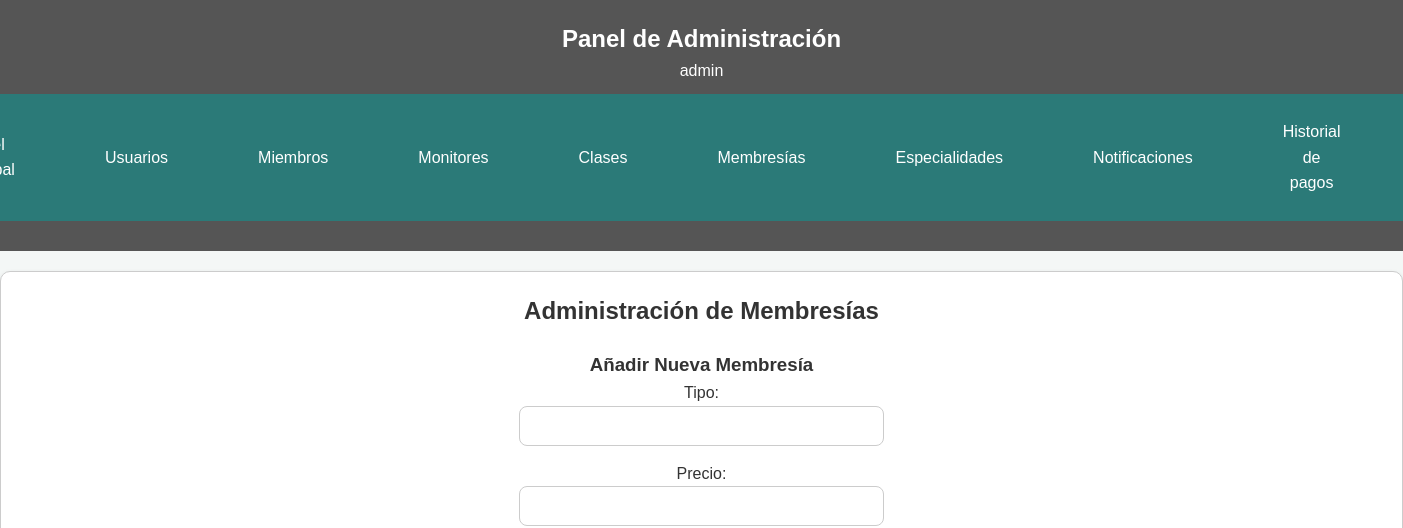
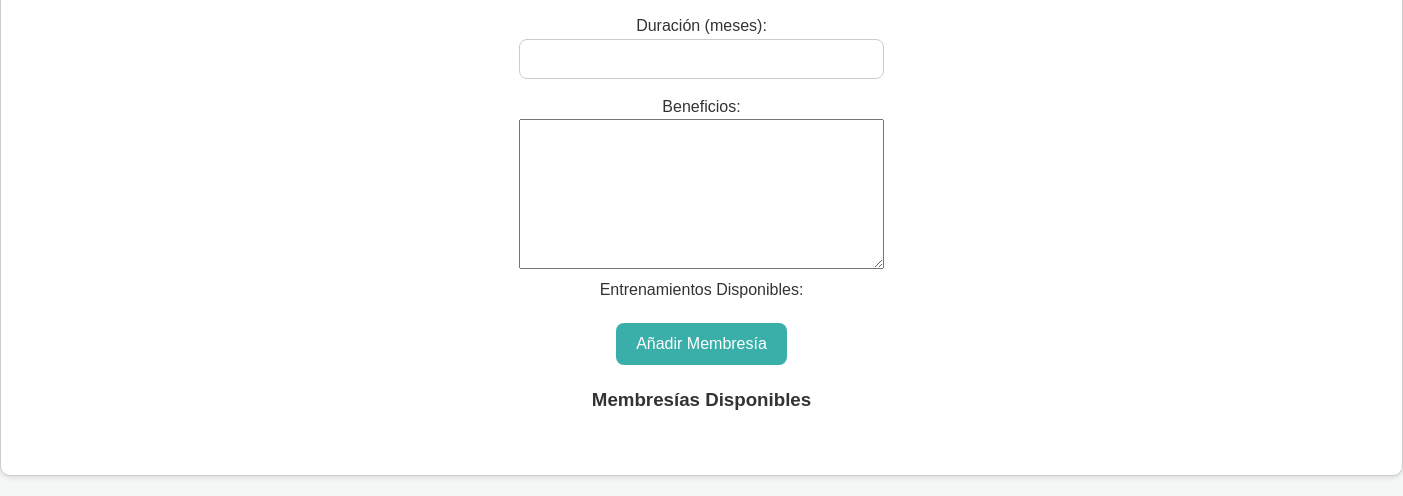
Before: /src/membresias/crear_membresia.php (signed in) with the older database file (2 pictures, top to bottom).
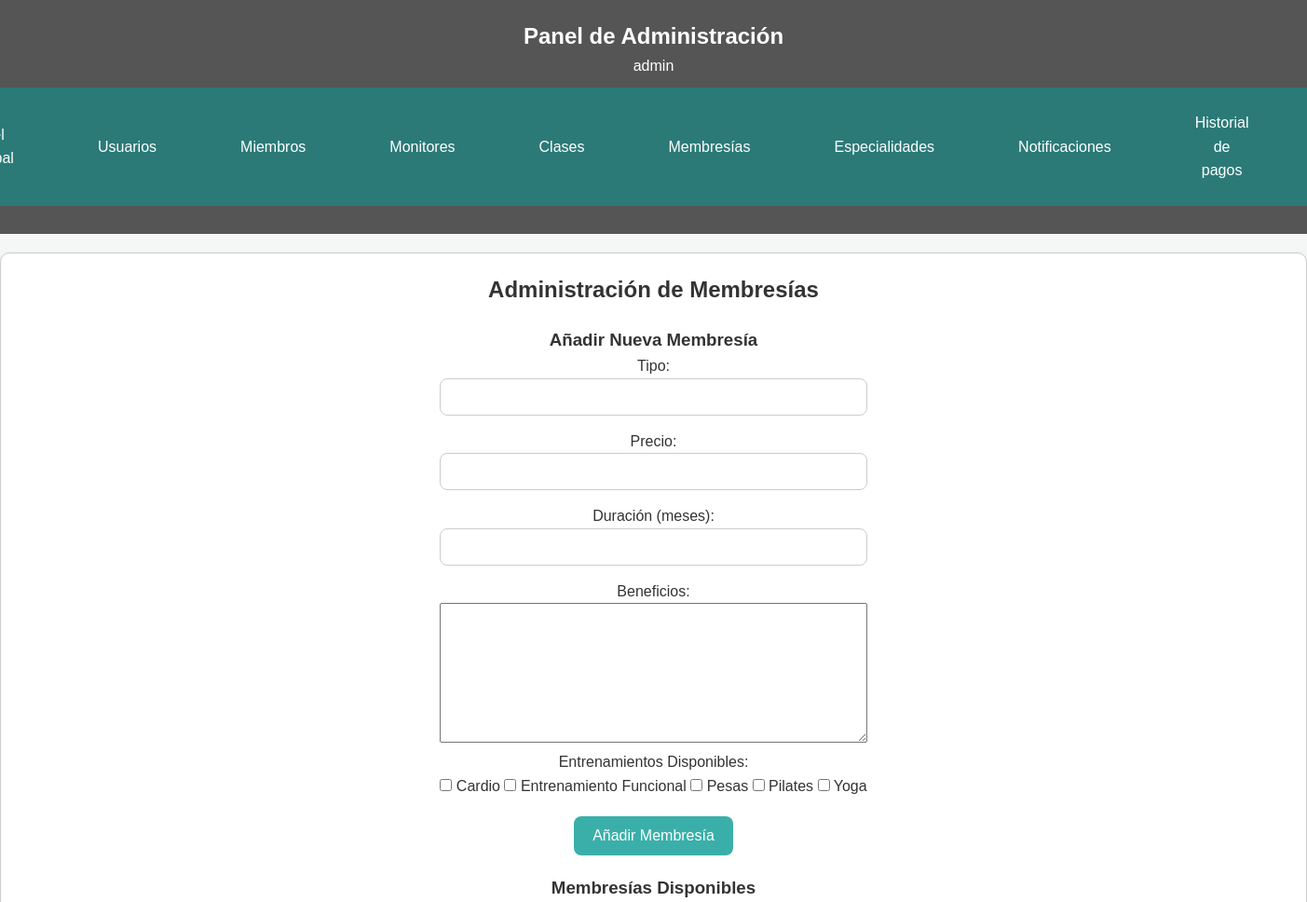
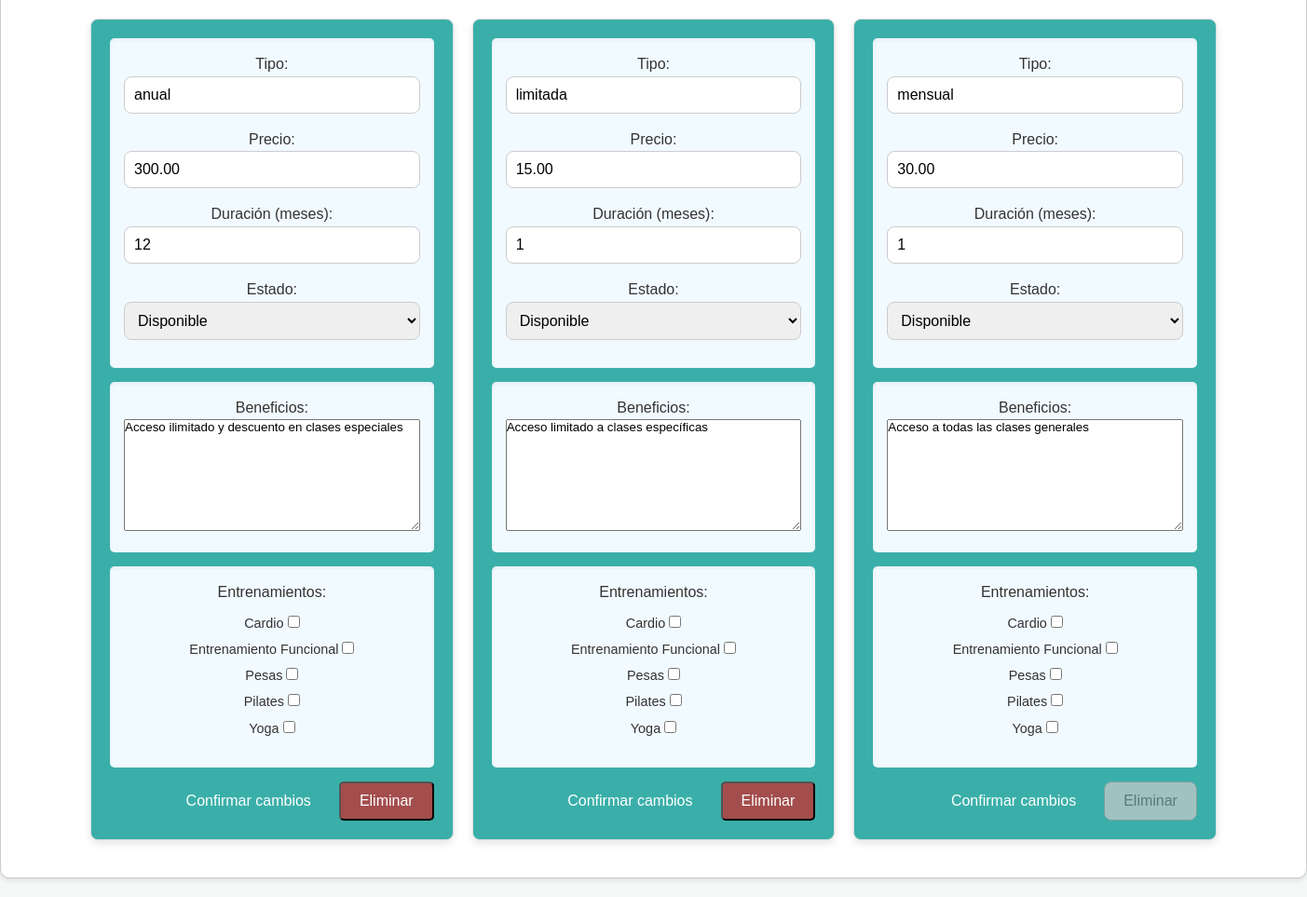
After: the same page with the newer database file (2 pictures, top to bottom).
### tables this page shows
CREATE TABLE IF NOT EXISTS especialidad (
    id_especialidad INT AUTO_INCREMENT PRIMARY KEY,
    nombre VARCHAR(50) UNIQUE
);

CREATE TABLE IF NOT EXISTS membresia (
    id_membresia INT AUTO_INCREMENT PRIMARY KEY,
    tipo VARCHAR(50) UNIQUE,
    precio DECIMAL(10, 2),
    duracion INT COMMENT 'Duración en meses',
    beneficios TEXT,
    estado ENUM('disponible', 'descontinuada') DEFAULT 'disponible' COMMENT 'Si está en uso o retirada'
);

### src/miembros/member_functions.php (called while the page is built, shortened)
<?php
function obtenerEntrenamientos($conn)
{
    $sql = "SELECT id_especialidad, nombre FROM especialidad";
    $result = $conn->query($sql);
    $entrenamientos = [];
    while ($row = $result->fetch_assoc()) {
        $entrenamientos[] = $row;
    }
    return $entrenamientos;
}

### src/membresias/crear_membresia.php (the view, shortened to what the changed rows need)
<?php
require_once('../miembros/member_functions.php');
$conn = obtenerConexion();
$membresias = [];
$result = $conn->query("SELECT * FROM membresia ORDER BY tipo ASC");
if ($result) {
    while ($row = $result->fetch_assoc()) {
        if (!empty($row['tipo'])) {
            $row['entrenamientos'] = [];
            $membresias[] = $row;
        }
    }
}
$entrenamientos = obtenerEntrenamientos($conn);
include '../admin/admin_header.php';
?>
<!DOCTYPE html>
<html lang="es">
<body>
    <main class="form_container form_container_large">
        <h2>Administración de Membresías</h2>
        <form method="POST" action="crear_membresia.php" class="membresia-form">
            <div class="membresia-form-item">
                <div class="checkbox-group">
                    <?php foreach ($entrenamientos as $entrenamiento): ?>
                        <label>
                            <input type="checkbox" name="entrenamientos[]" value="<?php echo $entrenamiento['id_especialidad']; ?>">
                            <?php echo htmlspecialchars($entrenamiento['nombre']); ?>
                        </label>
                    <?php endforeach; ?>
                </div>
            </div>
        </form>
        <ul class="membresias-lista">
            <?php foreach ($membresias as $membresia): ?>
                <li class="membresia-item">
                    <form method="POST" action="crear_membresia.php" class="membresia-form">
                        <div class="membresia-section sombreado">
                            <label>Tipo:</label>
                            <input type="text" name="tipo" value="<?php echo htmlspecialchars($membresia['tipo']); ?>" required>
                            <label>Precio:</label>
                            <input type="number" name="precio" value="<?php echo htmlspecialchars($membresia['precio']); ?>" step="0.01" required>
                            <label>Duración (meses):</label>
                            <input type="number" name="duracion" value="<?php echo htmlspecialchars($membresia['duracion']); ?>" required>
                            <label>Estado:</label>
                            <select name="estado">
                                <option value="disponible" <?php echo ($membresia['estado'] == 'disponible') ? 'selected' : ''; ?>>Disponible</option>
                            </select>
                        </div>
                        <div class="membresia-section sombreado">
                            <label>Beneficios:</label>
                            <textarea name="beneficios" rows="5"><?php echo htmlspecialchars($membresia['beneficios']); ?></textarea>
                        </div>
                        <div class="membresia-section sombreado">
                            <label>Entrenamientos:</label>
                            <ul class="entrenamientos-lista">
                                <?php foreach ($entrenamientos as $entrenamiento): ?>
                                    <li>
                                        <label>
                                            <?php echo htmlspecialchars($entrenamiento['nombre']); ?>
                                            <input type="checkbox" name="entrenamientos[]" value="<?php echo $entrenamiento['id_especialidad']; ?>"
                                                <?php echo in_array($entrenamiento['id_especialidad'], $membresia['entrenamientos']) ? 'checked' : ''; ?>>
                                        </label>
                                    </li>
                                <?php endforeach; ?>
                            </ul>
                        </div>
                        <div class="membresia-botones">
                            <button type="submit" name="editar_membresia" class="btn-general">Confirmar cambios</button>
                            <button type="submit" name="eliminar_membresia"
                                class="delete-button <?php echo ($membresia['id_membresia'] == 1) ? 'btn-disabled' : ''; ?>"
                                onclick="return confirm('¿Estás seguro de que deseas eliminar esta membresía?')"
                                <?php echo ($membresia['id_membresia'] == 1) ? 'disabled title=\"Esta membresía no se puede eliminar.\"' : ''; ?>>
                                Eliminar
                            </button>
                        </div>
                    </form>
                </li>
            <?php endforeach; ?>
        </ul>
    </main>
</body>
</html>

Changed rows visible on the page:
added especialidad: nombre "Cardio"
added especialidad: nombre "Entrenamiento Funcional"
added especialidad: nombre "Pesas"
added especialidad: nombre "Pilates"
added especialidad: nombre "Yoga"
added membresia: tipo "anual", precio "300.00", duracion "12", estado "Disponible", beneficios "Acceso ilimitado y descuento en clases especiales"
added membresia: tipo "limitada", precio "15.00", duracion "1", estado "Disponible", beneficios "Acceso limitado a clases específicas"
added membresia: tipo "mensual", precio "30.00", duracion "1", estado "Disponible", beneficios "Acceso a todas las clases generales"
